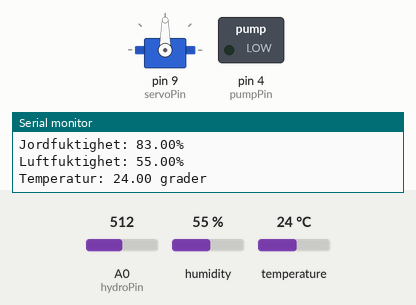
Bench run of a sketch on a simulated Arduino Uno, built with avr-gcc and run on an emulated ATmega328P. Shown: servo, switched loads named in the sketch (green lamp = pin HIGH), the last lines printed to the serial monitor. The inputs (shaded band) are chosen by the test bench; at power-on: A0 (hydroPin) = 512, humidity 55 %, temperature 24 °C.

Above: at 2.8 s.
2.9 s: A0 (hydroPin) set to 830
5.6 s: A0 (hydroPin) set to 859
At 6.9 s:
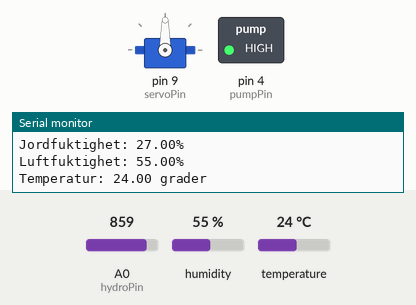
11.6 s: humidity set to 22 %
At 13.5 s:
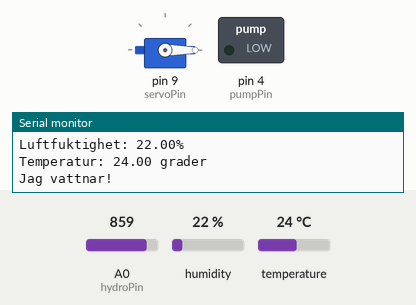
17.6 s: humidity set to 29 %
20.3 s: humidity set to 32 %
At 23.2 s:
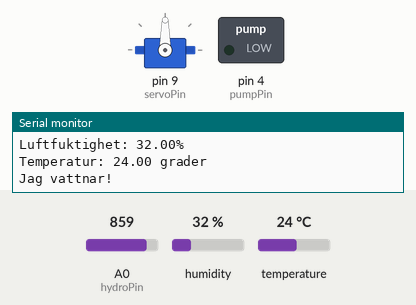
26.3 s: humidity set to 24 %
At 27.6 s:
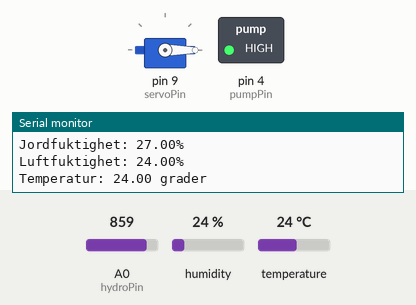
Timing chart, 0 to 32.8 s (numbered marks = the images above; inputs shaded):
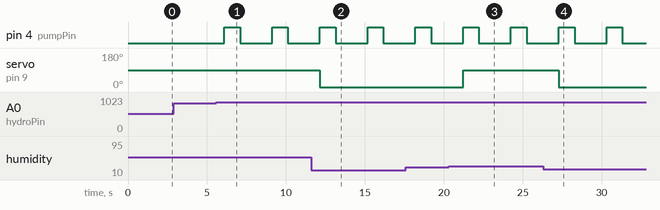

Measured:
- the behaviour switches between 842 and 843 on A0 (hydroPin) (found by bisection; images 0 and 1)
- the behaviour switches between 30 and 31 % on humidity (found by bisection; images 2 and 3)
- after the input at 5.6 s, pin 4 (pumpPin): alternates HIGH for 1.0 s and LOW for 2.0 s, starting after 0.50 s
- after the input at 11.6 s, servo on pin 9 (servoPin): 90° → 0° after 0.55 s
- after the input at 20.3 s, servo on pin 9 (servoPin): 0° → 90° after 0.93 s
- after the input at 26.3 s, servo on pin 9 (servoPin): 90° → 0° after 0.98 s

The sketch:

projekt2_tillampadprogrammering.ino
```cpp
#include "DHT.h"  // inkluderar biblioteken DHT och Servo
#include <Servo.h>

#define DHTPIN 2
#define DHTTYPE DHT11   // DHT 11

const int dhtPin = 2;
const int pumpPin = 4;
const int servoPin = 9;
const int hydroPin = A0;
//Här definieras olika konstanter och pinnar för användning i koden. DHT-sensorn är kopplad till pinne 2, pumpen till pinne 4, servomotorn till pinne 9, och en hydrometer (för jordfuktighet) till pinne A0.

bool oppen;

Servo myservo;
DHT dht(dhtPin, DHTTYPE);

int pos = 0;
float jordfukt = 0;
float temp = 0;
float luftfukt = 0;

//Här deklareras olika variabler, inklusive en boolean (oppen) för att hålla reda på om något är öppet eller stängt, en servoobjekt (myservo) och DHT-sensorobjekt (dht), samt variabler för position, jordfuktighet, temperatur och luftfuktighet.


void setup() {

  Serial.begin(9600);
  dht.begin();
  myservo.attach(servoPin);
  pinMode(pumpPin, OUTPUT);

// I setup-funktionen initieras seriell kommunikation, DHT-sensorn, servomotorn och pinnar för pumpen.

}

void loop() {

  updateraJordfukt();
  uppdateraDHT();

  if (temp > 25 && !oppen){
    //kollar om temperaturen är under 25 grader samt att servorn inte är öppen. Stämmer inte detta ska den stängas.
    oppna();
  }
  else{
    stang();
  }


  if (luftfukt > 30 && !oppen){
  // om luftfukten är över 30% och servorn inte är öppen ska servorn öppnas. Annars stängas.
    oppna();
  }
  else{
    stang();
  }

  if (jordfukt < 30) {
    pumpa(); // om jordfuktigheten är under 30% ska det pumpas vatten.
  }
  delay(2000);
//loop-funktionen innehåller de huvudsakliga stegen som upprepas. Den läser och uppdaterar jordfuktighet och DHT-värden, och beroende på dessa värden, utförs olika åtgärder som att öppna och stänga en servomotor samt starta en pump.
}


void updateraJordfukt() { //Jordfuktighetscensor
  jordfukt = analogRead(hydroPin);
  jordfukt = constrain(jordfukt, 400, 1023);
  jordfukt = map(jordfukt, 400, 1023, 100, 0);
  Serial.print("Jordfuktighet: ");
  Serial.print(jordfukt);
  Serial.println("%");
}

void uppdateraDHT() {
  luftfukt = dht.readHumidity();
  temp = dht.readTemperature();

  Serial.print("Luftfuktighet: ");
  Serial.print(luftfukt);
  Serial.println("%");

  Serial.print("Temperatur: ");
  Serial.print(temp);
  Serial.println(" grader");

}

void oppna(){
  myservo.write(90);
  oppen = true;
}

void stang(){
  myservo.write(0);
  oppen = false;
}

void pumpa() {
  digitalWrite(pumpPin, HIGH); // The motor starts to run
  delay(1000);
  Serial.println("Jag vattnar!");
  digitalWrite(pumpPin, LOW);
//Det finns tre ytterligare funktioner: updateraJordfukt(), uppdateraDHT(), och pumpa(). Dessa används för att uppdatera jordfuktighetsvärden, DHT-värden och för att starta pumpen, beroende på olika villkor.
}
```
